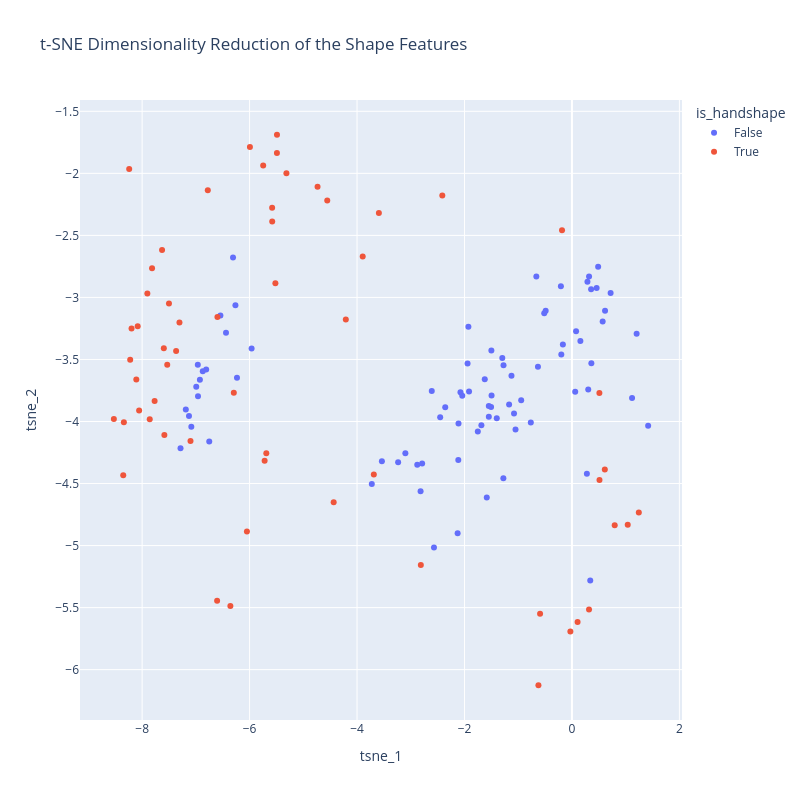

This figure's notebook cell:
### Code cell
# Dataframe for the px plot
tsne_df = pd.DataFrame({
    'tsne_1': X_tsne_dist[:, 0],
    'tsne_2': X_tsne_dist[:, 1],
    'name': dist_mat.columns,
    'is_handshape': [name.startswith("../") for name in dist_mat.columns]
})

# Plot
fig = px.scatter(
    tsne_df,
    x='tsne_1',
    y='tsne_2',
    color='is_handshape',
    hover_data=['name'],
    title="t-SNE Dimensionality Reduction of the Shape Features"
)

fig.update_layout(width=800, height=800)
fig.show()

### Figure 1 — Plotly figure (JSON) as saved in the notebook; plotly's stock layout.template omitted (floating-point values rounded to 4 significant figures)
{"data": [{"customdata": [["fbx\\M20241107_6263_260710_2.fbx_segment_0"], ["fbx\\M20241107_6263_260710_2.fbx_segment_1"], ["fbx\\M20241107_6263_260710_2.fbx_segment_2"], ["fbx\\M20241107_6263_260710_2.fbx_segment_3"], ["fbx\\M20250916_4405_260709_0.fbx_segment_0"], ["fbx\\M20260119_1078_260713_1.fbx_segment_0"], ["fbx\\M20260119_1078_260713_1.fbx_segment_1"], ["fbx\\M20260119_1078_260713_1.fbx_segment_2"], ["fbx\\M20260119_1078_260713_1.fbx_segment_3"], ["fbx\\M20260119_1078_260713_1.fbx_segment_4"], ["fbx\\M20260119_1078_260713_1.fbx_segment_5"], ["fbx\\M20260119_1078_260713_1.fbx_segment_6"], ["fbx\\M20260119_1078_260713_1.fbx_segment_7"], ["fbx\\M20260119_1078_260713_1.fbx_segment_8"], ["fbx\\M20260120_1291_260713_0.fbx_segment_0"], ["fbx\\M20260120_1291_260713_0.fbx_segment_1"], ["fbx\\M20260120_1291_260713_0.fbx_segment_2"], ["fbx\\M20260120_1291_260713_0.fbx_segment_3"], ["fbx\\M20260120_1291_260713_0.fbx_segment_4"], ["fbx\\M20260120_1291_260713_0.fbx_segment_5"], ["fbx\\M20260120_1291_260713_0.fbx_segment_6"], ["fbx\\M20260120_1291_260713_0.fbx_segment_7"], ["fbx\\M20260120_1291_260713_0.fbx_segment_8"], ["fbx\\M20260120_1291_260713_0.fbx_segment_9"], ["fbx\\M20260120_1291_260713_0.fbx_segment_10"], ["fbx\\M20260126_1564_260713_1.fbx_segment_0"], ["fbx\\M20260126_1564_260713_1.fbx_segment_1"], ["fbx\\M20260126_1564_260713_1.fbx_segment_2"], ["fbx\\M20260126_1564_260713_1.fbx_segment_3"], ["fbx\\M20260126_1564_260713_1.fbx_segment_4"], ["fbx\\M20260126_1564_260713_1.fbx_segment_5"], ["fbx\\M20260126_1564_260713_1.fbx_segment_6"], ["fbx\\M20260126_1564_260713_1.fbx_segment_7"], ["fbx\\M20260126_1564_260713_1.fbx_segment_8"], ["fbx\\M20260126_1564_260713_1.fbx_segment_9"], ["fbx\\M20260126_1564_260713_1.fbx_segment_10"], ["fbx\\M20260126_1578_260713_0.fbx_segment_0"], ["fbx\\M20260126_1578_260713_0.fbx_segment_1"], ["fbx\\M20260126_1578_260713_0.fbx_segment_2"], ["fbx\\M20260126_1578_260713_0.fbx_segment_3"], ["fbx\\M20260126_1578_260713_0.fbx_segment_4"], ["fbx\\M20260126_1578_260713_0.fbx_segment_5"], ["fbx\\M20260126_1578_260713_0.fbx_segment_6"], ["fbx\\M20260127_2139_260713_0.fbx_segment_0"], ["fbx\\M20260127_2139_260713_0.fbx_segment_1"], ["fbx\\M20260127_2139_260713_0.fbx_segment_2"], ["fbx\\M20260127_2139_260713_0.fbx_segment_3"], ["fbx\\M20260127_2139_260713_0.fbx_segment_4"], ["fbx\\M20260506_0579_260713_0.fbx_segment_0"], ["fbx\\M20260506_0579_260713_0.fbx_segment_1"], ["fbx\\M20260506_0579_260713_0.fbx_segment_2"], ["fbx\\M20260506_0579_260713_0.fbx_segment_3"], ["fbx\\M20260506_0579_260713_0.fbx_segment_4"], ["fbx\\M20260506_0594_260713_4.fbx_segment_0"], ["fbx\\M20260506_0594_260713_4.fbx_segment_1"], ["fbx\\M20260506_0594_260713_4.fbx_segment_2"], ["fbx\\M20260506_0594_260713_4.fbx_segment_3"], ["fbx\\M20260506_0594_260713_4.fbx_segment_4"], ["fbx\\M20260506_0594_260713_4.fbx_segment_5"], ["fbx\\M20260506_0594_260713_4.fbx_segment_6"], ["fbx\\M20260506_0594_260713_4.fbx_segment_7"], ["fbx\\M20260506_0594_260713_4.fbx_segment_8"], ["fbx\\M20260506_0594_260713_4.fbx_segment_9"], ["fbx\\M20260506_0594_260713_4.fbx_segment_10"], ["fbx\\M20260506_0594_260713_4.fbx_segment_11"], ["fbx\\M20260506_0594_260713_4.fbx_segment_12"], ["fbx\\M20260506_0594_260713_4.fbx_segment_13"], ["fbx\\M20260506_0594_260713_4.fbx_segment_14"], ["fbx\\M20260506_0604_260713_0.fbx_segment_0"], ["fbx\\M20260506_0604_260713_0.fbx_segment_1"], ["fbx\\M20260506_0604_260713_0.fbx_segment_2"], ["fbx\\M20260506_0604_260713_0.fbx_segment_3"], ["fbx\\M20260506_0604_260713_0.fbx_segment_4"], ["fbx\\M20260506_0604_260713_0.fbx_segment_5"], ["fbx\\M20260506_0604_260713_0.fbx_segment_6"], ["fbx\\M20260506_0604_260713_0.fbx_segment_7"], ["fbx\\M20260506_0604_260713_0.fbx_segment_8"], ["fbx\\M20260506_0604_260713_0.fbx_segment_9"], ["fbx\\M20260506_0604_260713_0.fbx_segment_10"], ["fbx\\M20260506_0604_260713_0.fbx_segment_11"]], "hovertemplate": "is_handshape=False<br>tsne_1=%{x}<br>tsne_2=%{y}<br>name=%{customdata[0]}<extra></extra>", "legendgroup": "False", "marker": {"color": "#636efa", "symbol": "circle"}, "mode": "markers", "name": "False", "orientation": "v", "showlegend": true, "type": "scatter", "x": [-2.568, 0.3184, -7.285, -2.359, -2.452, -2.111, -7.084, -6.808, -5.962, -0.4889, 0.2884, -1.297, -1.078, -1.623, -1.05, 0.1572, -6.543, -0.1692, -0.5159, 0.07697, -1.277, 0.616, -1.125, -0.7658, -1.17, -1.505, -6.993, -6.964, -3.537, -2.788, -3.725, -6.235, 0.4594, -1.273, -0.9447, -1.548, -1.752, 1.204, -0.2057, -1.5, -1.927, -6.439, -1.915, -1.547, -6.96, -7.187, -7.128, -2.609, -2.042, -2.879, -6.925, -1.943, -2.075, -1.686, 0.3568, -6.264, -6.308, -6.751, -2.115, 0.06067, 0.278, 0.3408, 0.4877, 0.7197, -2.128, -0.6628, -1.585, -1.399, -0.1982, -6.872, 0.3031, 0.5717, -0.6327, 0.361, -3.101, 1.119, -2.817, 1.418, -3.235, -1.496], "xaxis": "x", "y": [-5.016, -2.832, -4.216, -3.886, -3.965, -4.016, -4.042, -3.581, -3.411, -3.108, -2.875, -3.489, -3.936, -3.66, -4.064, -3.351, -3.146, -3.379, -3.128, -3.273, -4.457, -3.108, -3.632, -4.007, -3.864, -3.884, -3.72, -3.544, -4.32, -4.339, -4.504, -3.647, -2.924, -3.547, -3.829, -3.874, -4.081, -3.294, -2.911, -3.428, -3.235, -3.284, -3.759, -3.962, -3.797, -3.904, -3.956, -3.754, -3.792, -4.349, -3.664, -3.533, -3.765, -4.03, -2.934, -3.063, -2.678, -4.162, -4.31, -3.761, -4.421, -5.281, -2.752, -2.965, -4.9, -2.831, -4.613, -3.973, -3.461, -3.596, -3.743, -3.194, -3.559, -3.531, -4.255, -3.811, -4.562, -4.035, -4.329, -3.789], "yaxis": "y"}, {"customdata": [["../HandformSession/HandformsTrimmed/1_1.FBX"], ["../HandformSession/HandformsTrimmed/1_1_Jitter.FBX"], ["../HandformSession/HandformsTrimmed/1_2-2.FBX"], ["../HandformSession/HandformsTrimmed/1_2-3.FBX"], ["../HandformSession/HandformsTrimmed/1_2.FBX"], ["../HandformSession/HandformsTrimmed/1_Curved_Jitter-2.FBX"], ["../HandformSession/HandformsTrimmed/1_Curved_Jitter-3.FBX"], ["../HandformSession/HandformsTrimmed/1_Curved_Jitter.FBX"], ["../HandformSession/HandformsTrimmed/3.FBX"], ["../HandformSession/HandformsTrimmed/4.FBX"], ["../HandformSession/HandformsTrimmed/5r_Closed.FBX"], ["../HandformSession/HandformsTrimmed/5_1.FBX"], ["../HandformSession/HandformsTrimmed/5_Claw.FBX"], ["../HandformSession/HandformsTrimmed/9.FBX"], ["../HandformSession/HandformsTrimmed/A.FBX"], ["../HandformSession/HandformsTrimmed/B.FBX"], ["../HandformSession/HandformsTrimmed/Baby_Beak-2.FBX"], ["../HandformSession/HandformsTrimmed/Baby_Beak.FBX"], ["../HandformSession/HandformsTrimmed/Baby_Beak_Open-2.FBX"], ["../HandformSession/HandformsTrimmed/Baby_Beak_Open.FBX"], ["../HandformSession/HandformsTrimmed/Baby_C.FBX"], ["../HandformSession/HandformsTrimmed/Baby_O_Jitter.FBX"], ["../HandformSession/HandformsTrimmed/Beak.FBX"], ["../HandformSession/HandformsTrimmed/Beak2_Open.FBX"], ["../HandformSession/HandformsTrimmed/Beak2_Open_Spread.FBX"], ["../HandformSession/HandformsTrimmed/Beak_Open.FBX"], ["../HandformSession/HandformsTrimmed/Beak_Open_Spread.FBX"], ["../HandformSession/HandformsTrimmed/B_Bent.FBX"], ["../HandformSession/HandformsTrimmed/C.FBX"], ["../HandformSession/HandformsTrimmed/C2_Spread.FBX"], ["../HandformSession/HandformsTrimmed/C_Spread.FBX"], ["../HandformSession/HandformsTrimmed/D-2.FBX"], ["../HandformSession/HandformsTrimmed/D.FBX"], ["../HandformSession/HandformsTrimmed/E.FBX"], ["../HandformSession/HandformsTrimmed/F.FBX"], ["../HandformSession/HandformsTrimmed/G.FBX"], ["../HandformSession/HandformsTrimmed/I.FBX"], ["../HandformSession/HandformsTrimmed/K.FBX"], ["../HandformSession/HandformsTrimmed/L.FBX"], ["../HandformSession/HandformsTrimmed/L2.FBX"], ["../HandformSession/HandformsTrimmed/M-2.FBX"], ["../HandformSession/HandformsTrimmed/M.FBX"], ["../HandformSession/HandformsTrimmed/Middle.FBX"], ["../HandformSession/HandformsTrimmed/MiddleJitter.FBX"], ["../HandformSession/HandformsTrimmed/Money.FBX"], ["../HandformSession/HandformsTrimmed/N.FBX"], ["../HandformSession/HandformsTrimmed/O.FBX"], ["../HandformSession/HandformsTrimmed/P.FBX"], ["../HandformSession/HandformsTrimmed/Q.FBX"], ["../HandformSession/HandformsTrimmed/R.FBX"], ["../HandformSession/HandformsTrimmed/S.FBX"], ["../HandformSession/HandformsTrimmed/Shh.FBX"], ["../HandformSession/HandformsTrimmed/T.FBX"], ["../HandformSession/HandformsTrimmed/T_Open.FBX"], ["../HandformSession/HandformsTrimmed/V.FBX"], ["../HandformSession/HandformsTrimmed/V_Curved.FBX"], ["../HandformSession/HandformsTrimmed/W.FBX"], ["../HandformSession/HandformsTrimmed/Y.FBX"]], "hovertemplate": "is_handshape=True<br>tsne_1=%{x}<br>tsne_2=%{y}<br>name=%{customdata[0]}<extra></extra>", "legendgroup": "True", "marker": {"color": "#EF553B", "symbol": "circle"}, "mode": "markers", "name": "True", "orientation": "v", "showlegend": true, "type": "scatter", "x": [-7.305, -6.598, -7.596, -7.533, -7.767, -8.082, -7.367, -8.197, -3.593, 0.5125, -2.413, 0.5108, -0.6239, -0.1848, -8.352, 0.7958, -7.586, -7.859, -7.5, -7.629, -7.903, -8.109, -3.688, -5.58, -5.314, 1.038, 1.245, -4.435, -0.593, -5.994, -8.241, -4.554, -4.735, -8.34, 0.1048, -7.1, -6.357, -5.52, -7.816, -5.491, -2.812, -3.894, -5.72, -5.689, -8.056, -6.294, -6.05, -4.209, -8.222, -5.747, -8.526, 0.6119, -0.02959, 0.3177, -5.579, -6.778, -5.49, -6.604], "xaxis": "x", "y": [-3.203, -3.157, -3.409, -3.543, -3.835, -3.232, -3.432, -3.251, -2.319, -4.471, -2.178, -3.771, -6.126, -2.459, -4.433, -4.837, -4.109, -3.982, -3.049, -2.617, -2.969, -3.662, -4.427, -2.277, -1.999, -4.833, -4.733, -4.652, -5.549, -1.788, -1.965, -2.219, -2.108, -4.007, -5.616, -4.157, -5.487, -2.886, -2.765, -1.835, -5.157, -2.671, -4.316, -4.255, -3.91, -3.768, -4.886, -3.179, -3.502, -1.938, -3.98, -4.387, -5.692, -5.515, -2.387, -2.136, -1.689, -5.445], "yaxis": "y"}], "layout": {"height": 800, "legend": {"title": {"text": "is_handshape"}, "tracegroupgap": 0}, "title": {"text": "t-SNE Dimensionality Reduction of the Shape Features"}, "width": 800, "xaxis": {"anchor": "y", "domain": [0, 1], "title": {"text": "tsne_1"}}, "yaxis": {"anchor": "x", "domain": [0, 1], "title": {"text": "tsne_2"}}}}
